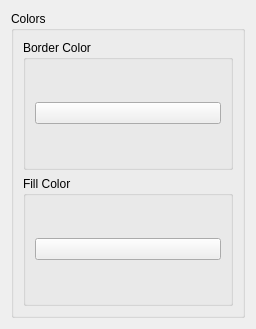
<?xml version="1.0" encoding="UTF-8"?>
<ui version="4.0">
 <class>ColorToolSelector</class>
 <widget class="QWidget" name="ColorToolSelector">
  <property name="geometry">
   <rect>
    <x>0</x>
    <y>0</y>
    <width>256</width>
    <height>329</height>
   </rect>
  </property>
  <property name="windowTitle">
   <string>Form</string>
  </property>
  <layout class="QGridLayout" name="gridLayout">
   <item row="0" column="0">
    <widget class="QGroupBox" name="groupBox_5">
     <property name="title">
      <string>Colors</string>
     </property>
     <property name="flat">
      <bool>false</bool>
     </property>
     <layout class="QVBoxLayout" name="verticalLayout">
      <item>
       <widget class="QGroupBox" name="groupBox_3">
        <property name="title">
         <string>Border Color</string>
        </property>
        <layout class="QVBoxLayout" name="verticalLayout_5">
         <item>
          <widget class="ColorButton" name="pb_border_color">
           <property name="text">
            <string/>
           </property>
          </widget>
         </item>
        </layout>
       </widget>
      </item>
      <item>
       <widget class="QGroupBox" name="groupBox_2">
        <property name="title">
         <string>Fill Color</string>
        </property>
        <layout class="QVBoxLayout" name="verticalLayout_4">
         <item>
          <widget class="ColorButton" name="pb_fill_color">
           <property name="text">
            <string/>
           </property>
          </widget>
         </item>
        </layout>
       </widget>
      </item>
     </layout>
    </widget>
   </item>
  </layout>
 </widget>
 <customwidgets>
  <customwidget>
   <class>ColorButton</class>
   <extends>QPushButton</extends>
   <header>colorbutton.h</header>
  </customwidget>
 </customwidgets>
 <resources/>
 <connections/>
</ui>
